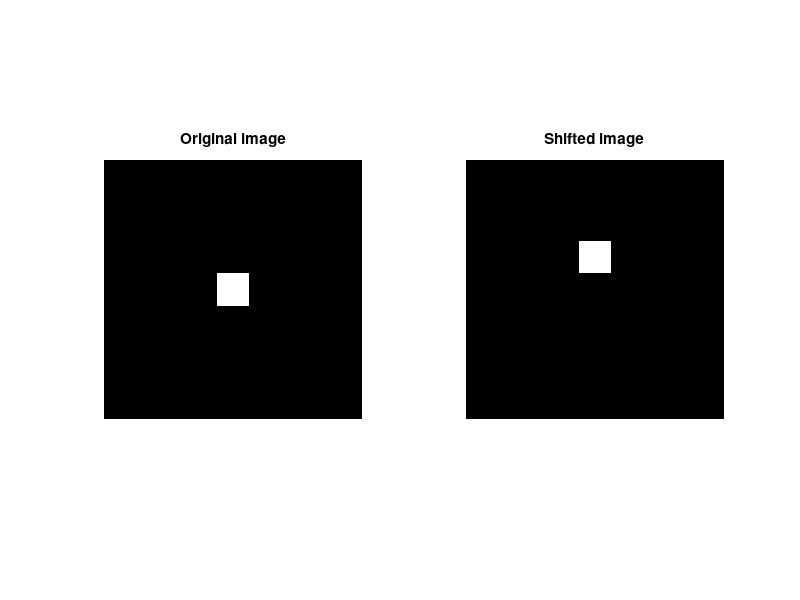
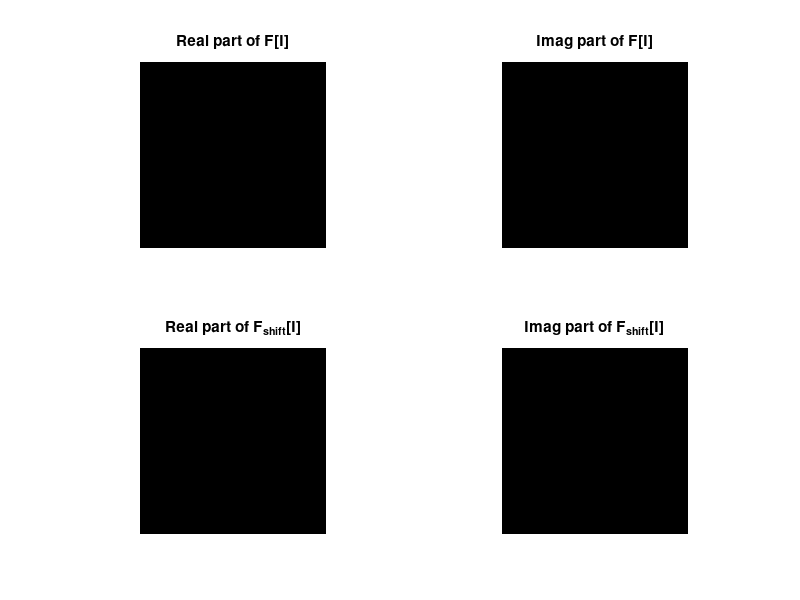
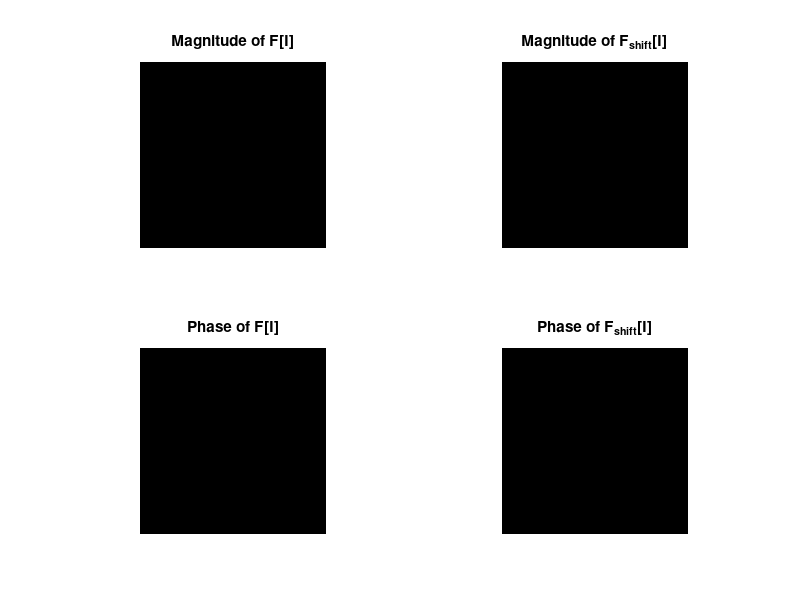
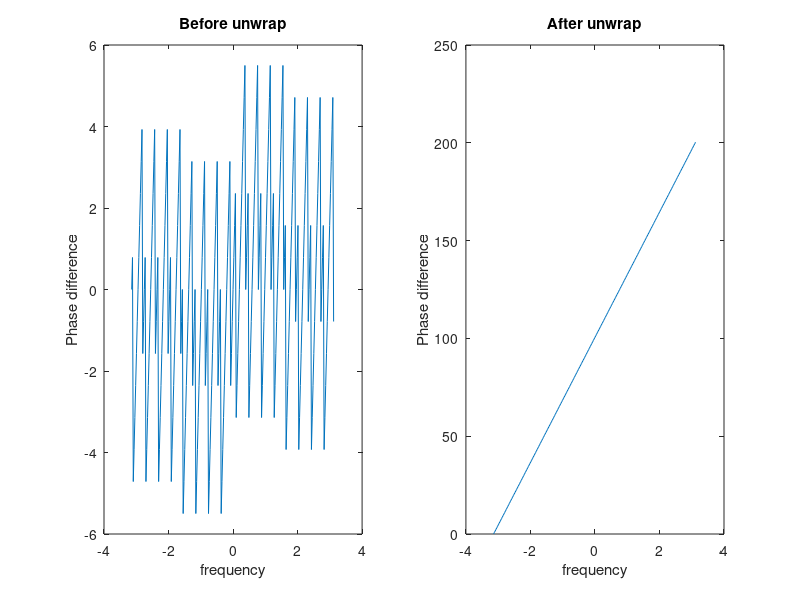

Reproduce these figures in MATLAB, in order. (Note: this script raises an error after producing the figures.)
%% Question 1 (Basic setting)
im_size = 256;
f = zeros(im_size);
s_size = 32;  % signal size
padsize = (im_size-s_size)/2;
f(padsize+1:padsize+s_size, padsize+1:padsize+s_size) = 1;
F = fftshift(fft2(fftshift(f)));
f_shift = circshift(f, -32, 1);
F_shift = fftshift(fft2(fftshift(f_shift)));
figure,
subplot(121), imshow(f, []), title('Original image');
subplot(122), imshow(f_shift, []), title('Shifted image');
figure,
subplot(221), imshow(log(real(F)), []), title('Real part of F[I]');
subplot(222), imshow(log(imag(F)), []), title('Imag part of F[I]');
subplot(223), imshow(log(real(F_shift)), []), title('Real part of F_{shift}[I]');
subplot(224), imshow(log(imag(F_shift)), []), title('Imag part of F_{shift}[I]');
figure,
subplot(221), imshow(log(abs(F)), []), title('Magnitude of F[I]');
subplot(222), imshow(log(abs(F_shift)), []), title('Magnitude of F_{shift}[I]');
subplot(223), imshow(log(angle(F)), []), title('Phase of F[I]');
subplot(224), imshow(log(angle(F_shift)), []), title('Phase of F_{shift}[I]');

%% Question 1.b (Phase shift)
k = linspace(-im_size/2, im_size/2-1, im_size);
c_idx = ceil((im_size+1)/2);
center_F = F(:, c_idx);
center_Fshift = F_shift(:, c_idx);
F_phase = angle(center_F); Fshift_phase = angle(center_Fshift);
phase_diff = Fshift_phase - F_phase;
unwrapped = unwrap(phase_diff);
omega_k = 2*pi*k/im_size;

figure,
subplot(121), plot(omega_k, phase_diff);
xlabel('frequency'), ylabel('Phase difference'), title('Before unwrap');
subplot(122), plot(omega_k, unwrapped);
xlabel('frequency'), ylabel('Phase difference'), title('After unwrap');

k_arr = 0:im_size-1;
curr_pt = 40;
curr_diff = unwrapped(curr_pt, 1) / k_arr(1, curr_pt);
true_diff = pi/4;
disp([curr_diff, true_diff]);

%% Question 1.c (Shift correction)
k = 0:1:im_size-1;
phase_shift = exp(1j*(pi/4)*k).';
F_corrected = F_shift ./ phase_shift;
f_corrected = ifftshift(ifft2(ifftshift(F_corrected)));
figure,
subplot(121), imshow(f, []), title('Original image');
subplot(122), imshow(abs(f_corrected), []), title('Corrected image');

%% Question EXTRA-1.a (Bi-directional shifting)
im_size = 256;
f = zeros(im_size);
s_size = 32;  % signal size
padsize = (im_size-s_size)/2;
f(padsize+1:padsize+s_size, padsize+1:padsize+s_size) = 1;
F = fftshift(fft2(fftshift(f)));
f_shift = circshift(f, -32, 1);
f_shift = circshift(f_shift, 32, 2);
F_shift = fftshift(fft2(fftshift(f_shift)));
figure,
subplot(121), imshow(f, []), title('Original image');
subplot(122), imshow(f_shift, []), title('Shifted image');
figure,
subplot(221), imshow(log(real(F)), []), title('Real part of F[I]');
subplot(222), imshow(log(imag(F)), []), title('Imag part of F[I]');
subplot(223), imshow(log(real(F_shift)), []), title('Real part of F_{shift}[I]');
subplot(224), imshow(log(imag(F_shift)), []), title('Imag part of F_{shift}[I]');
figure,
subplot(221), imshow(log(abs(F)), []), title('Magnitude of F[I]');
subplot(222), imshow(log(abs(F_shift)), []), title('Magnitude of F_{shift}[I]');
subplot(223), imshow(log(angle(F)), []), title('Phase of F[I]');
subplot(224), imshow(log(angle(F_shift)), []), title('Phase of F_{shift}[I]');

%% Question EXTRA-1.b (Motion correction)
k = 0:1:im_size-1;
u_shift = exp(1j*(2*pi/im_size)*s_size*k).';  % 그냥 transpose하면 complex number의 conjugate 반환 -> element-wise computation 필요
v_shift = exp(-1j*(2*pi/im_size)*s_size*k);
shift_mtx = u_shift * v_shift;
Fu_corrected = F_shift ./ u_shift;
Fv_corrected = F_shift ./ v_shift;
F_corrected = F_shift ./ shift_mtx;
fx_corrected = ifftshift(ifft2(ifftshift(Fu_corrected)));
fy_corrected = ifftshift(ifft2(ifftshift(Fv_corrected)));
f_corrected = ifftshift(ifft2(ifftshift(F_corrected)));
figure,
subplot(221), imshow(f_shift, []), title('Shifted image');
subplot(222), imshow(abs(f_corrected), []), title('Corrected image');
subplot(223), imshow(abs(fx_corrected), []), title('X corrected image');
subplot(224), imshow(abs(fy_corrected), []), title('Y corrected image');

%% Question EXTRA-2.a (Shift with rotation)
I_rot = imrotate(f, 10, "bilinear");
I_rot_shift = imrotate(f_shift, 10, "bilinear");
I_merged = f + f_shift;
I_merged_rot = imrotate(I_merged, 10, "bilinear");

figure,
subplot(131), imshow(I_rot, []);
subplot(132), imshow(I_rot_shift, []);
subplot(133), imshow(I_merged_rot, []);

%% Question 2 (Load image)
load mri.mat
I = D(:, :, :, 15);
S = fftshift(fft2(fftshift(I)));
figure,
subplot(121), imshow(I, []), title('Raw image');
subplot(122), imshow(log(abs(S)), []), title('Freq. domain F[I]');

%% Question 2.a,b (Corrupted image)
im_size = size(I, 1);
S_center = S(im_size/2+1, im_size/2+1);  % S(0,0)
% Corrupted image
S2 = S;
S2(im_size/2-3, im_size/2+1) = S_center;  % S(0,4) = S(0,0)
S2(im_size/2+5, im_size/2+1) = S_center;  % S(0,-4) = S(0,0)
I2 = ifftshift(ifft2(ifftshift(S2)));
figure,
subplot(121), imshow(real(I), []), title('Real part of I');
subplot(122), imshow(real(I2), []), title('Real part of I_2');

%% Question 2.c,d,e (Image with LPF)
f_size = 32;  % Central region filter
padsize = (im_size-f_size)/2;  % Regions filled with 0
filter = zeros(im_size);
filter(padsize+1:padsize+f_size, padsize+1:padsize+f_size) = 1;
S3 = S .* filter;
I3 = ifftshift(ifft2(ifftshift(S3)));
figure,
subplot(121), imshow(I, []), title('Original image');
subplot(122), imshow(abs(I3), []), title('Image with LPF');

%% Question 2.f (Attenuating artifacts)
%%% 1) Zero-padding
S_padded = padarray(S, [128, 128], 0, 'both');
I_padded = ifftshift(ifft2(ifftshift(S_padded)));
figure,
subplot(121), imshow(abs(I3), []), title('Image with Ideal LPF');
subplot(122), imshow(abs(I_padded), []), title('Image with zero-padding');

%%% 2) Use Hamming window instead of Ideal LPF
hamm_kernel = hamming(f_size);
hamming_window = hamm_kernel * hamm_kernel';
hamming_window = padarray(hamming_window, [48,48], 0, 'both');
S_hamm = S3 .* hamming_window;
I_hamm = ifftshift(ifft2(ifftshift(S_hamm)));
figure,
subplot(121), imshow(abs(I3), []), title('Image with Ideal LPF');
subplot(122), imshow(abs(I_hamm), []), title('Image with Hamming window');

%%% 3) Use Gaussian filter instead of Ideal LPF
gauss_kernel = gausswin(f_size, 1);
gauss_window = gauss_kernel * gauss_kernel';
gauss_window = padarray(gauss_window, [48, 48], 0, 'both');
S_gauss = S3 .* gauss_window;
I_gauss = ifftshift(ifft2(ifftshift(S_gauss)));
figure,
subplot(121), imshow(abs(I3), []), title('Image with Ideal LPF');
subplot(122), imshow(abs(I_gauss), []), title('Image with Gaussian window');

%% Question 2.g,h (Reconstruction with undersampled image)
% (1) MRI Reconstruction by Completing Under-sampled K-space Data with Learnable Fourier Interpolation (MICCAI)
% (2) Undersampling patterns in k-space for compressed sensing MRI using two-dimensional Cartesian sampling
% (3) Global k-Space Interpolation for Dynamic MRI Reconstruction using Masked Image Modeling (MICCAI)

% Partial Fourier Imaging
S_partial = S;
S_partial(66:end, :) = 0;  % Fills bottom half with 0's
% Fill the zeros using "conjugate symmetry"
S_pair = flip(S_partial(2:64, 2:end), 2);
S_pair = flip(S_pair, 1);
S_pair = vertcat(zeros(64, 127), S_pair);
figure,
subplot(121), imshow(log(abs(S_partial)), []), title('Partial Spatial Image');
subplot(122), imshow(log(abs(S_pair)), []), title('Partial Conjugate Image');

S_filled = S_partial(2:end, 2:end) + S_pair;
S_filled = vertcat(S(1,2:end), S_filled);
S_filled = horzcat(S(:, 1), S_filled);

for m=66:128
    Re = real(S_filled(m, :));
    Im = imag(S_filled(m, :));
    S_filled(m, :) = Re - 1j*Im;
end

figure,
subplot(121), imshow(log(abs(S)), []), title('Original Freq. Image');
subplot(122), imshow(log(abs(S_filled)), []), title('Partial Fourier Freq. Image');
I_filled = ifftshift(ifft2(ifftshift(S_filled)));
figure,
subplot(121), imshow(I, []), title('Original Image');
subplot(122), imshow(abs(I_filled), []), title('Partial Fourier Image');

%% Parallel imaging